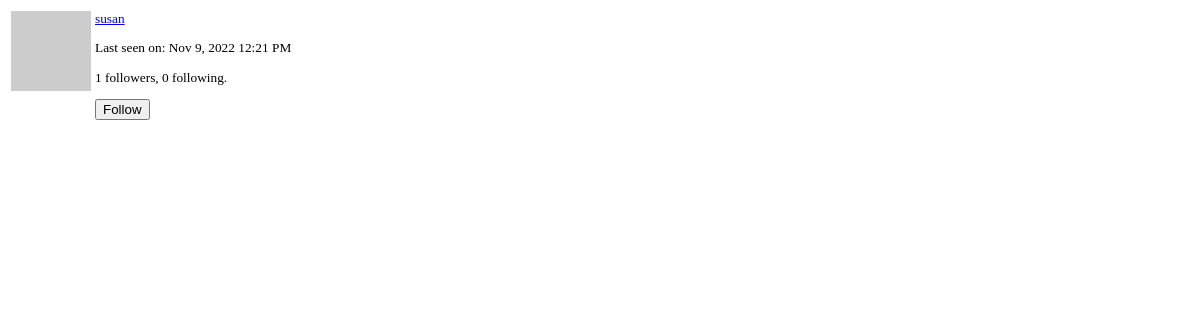
Before: /user/susan/popup (signed in) with the older database file.
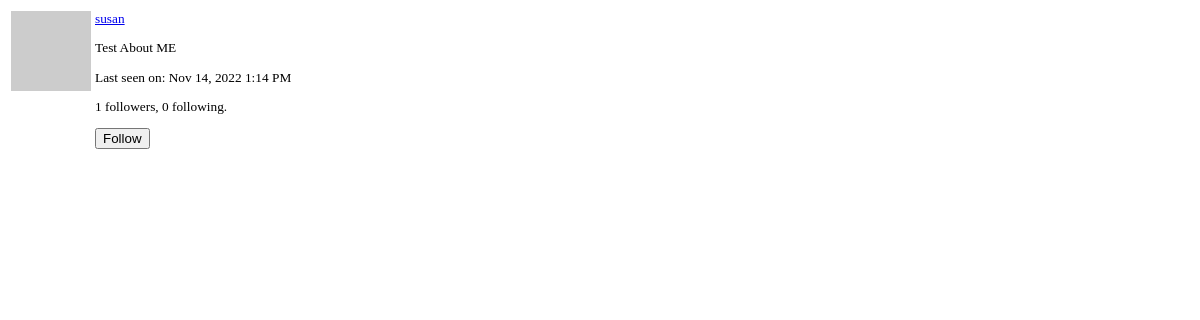
After: the same page with the newer database file.
### app/models.py (models this page shows, shortened)
class PaginatedAPIMixin(object):
    @staticmethod
    def to_collection_dict(query, page, per_page, endpoint, **kwargs):
        resources = query.paginate(
            page=page,
            per_page=per_page,
            error_out=False
        )
        data = {
            'items': [item.to_dict() for item in resources.items],
            '_meta': {
                'page': page,
                'per_page': per_page,
                'total_pages': resources.pages,
                'total_items': resources.total
            },
            '_links': {
                'self': url_for(endpoint, page=page, per_page=per_page,
                                **kwargs),
                'next': url_for(endpoint, page=page + 1, per_page=per_page,
                                **kwargs) if resources.has_next else None,
                'prev': url_for(endpoint, page=page - 1, per_page=per_page,
                                **kwargs) if resources.has_prev else None
            }
        }
        return data

class User(PaginatedAPIMixin, UserMixin, db.Model):
    id = db.Column(
        db.Integer,
        primary_key=True,
    )
    username = db.Column(
        db.String(64),
        index=True,
        unique=True,
    )
    email = db.Column(
        db.String(120),
        index=True,
        unique=True,
    )
    password_hash = db.Column(
        db.String(128),
    )
    about_me = db.Column(
        db.String(140)
    )
    last_seen = db.Column(
        db.DateTime,
        default=datetime.utcnow
    )
    posts = db.relationship(
        'Post',
        backref='author',
        lazy='dynamic',
    )
    followed = db.relationship(
        'User',
        secondary=followers,
        primaryjoin=(followers.c.follower_id == id),
        secondaryjoin=(followers.c.followed_id == id),
        backref=db.backref('followers', lazy='dynamic'),
        lazy='dynamic',
    )
    messages_sent = db.relationship(
        'Message',
        foreign_keys='Message.sender_id',
        backref='author',
        lazy='dynamic',
    )
    messages_received = db.relationship(
        'Message',
        foreign_keys='Message.recipient_id',
        backref='recipient',
        lazy='dynamic',
    )
    last_message_read_time = db.Column(
        db.DateTime,
    )
    notifications = db.relationship(
        'Notification',
        backref='user',
        lazy='dynamic',
    )
    tasks = db.relationship(
        'Task',
        backref='user',
        lazy='dynamic',
    )
    token = db.Column(
        db.String(32),
        index=True,
        unique=True
    )
    token_expiration = db.Column(
        db.DateTime
    )
    def avatar(self, size):
        digest = md5(self.email.lower().encode('utf-8')).hexdigest()
        return f'https://www.gravatar.com/avatar/{digest}?d=identicon&s={size}'
    def is_following(self, user):
        return self.followed.filter(
            followers.c.followed_id == user.id).count() > 0

### app/main/routes.py (the view)
@bp.route('/user/<username>/popup')
@login_required
def user_popup(username):
    user = User.query.filter_by(username=username).first_or_404()
    form = EmptyForm()
    context = {
        'user': user,
        'form': form,
    }
    return render_template('user_popup.html', **context)

### app/main/forms.py
class SearchForm(FlaskForm):
    q = StringField(
        _l('Search'),
        validators=[DataRequired()]
    )
    def __init__(self, *args, **kwargs):
        if 'formdata' not in kwargs:
            kwargs['formdata'] = request.args
        if 'meta' not in kwargs:
            kwargs['meta'] = {'csrf': False}
        super(SearchForm, self).__init__(*args, **kwargs)

class EmptyForm(FlaskForm):
    submit = SubmitField(_('Submit'))

### app/main/routes.py (called while the page is built)
@bp.before_request
def before_request():
    if current_user.is_authenticated:
        current_user.last_seen = datetime.utcnow()
        db.session.commit()
        g.search_form = SearchForm()
    g.locale = str(get_locale())

### app/models.py (called while the page is built)
@login.user_loader
def load_user(id):
    return User.query.get(int(id))

    @classmethod
    def before_commit(cls, session):
        session._changes = {
            'add': list(session.new),
            'update': list(session.dirty),
            'delete': list(session.deleted),
        }

### app/templates/user_popup.html (shortened to what this page needs)
{% block app_content %}
  <table style="table">
    <tr valign="top">
      <td width="64px" style="border: 0px;"><img src="{{ user.avatar(64) }}"></td>
      <td style="border: 0px;">
        <small>
          <p>
            <a href="{{ url_for('main.user', username=user.username)}}">
              {{ user.username }}
            </a>
          </p>
          {% if user.about_me %}
            <p>
              {{ user.about_me }}
            </p>
          {% endif %}
          {% if user.last_seen %}
            <p>
              {{ _('Last seen on') }}: {{ moment(user.last_seen).format('lll') }}
            </p>
          {% endif %}
          <p>
            {{ _('%(count)d followers', count=user.followers.count()) }},
            {{ _('%(count)d following.', count=user.followed.count()) }}
          </p>
          {% if user == current_user %}
            <p>
              <a href="{{ url_for('main.edit_profile') }}">{{ _('Edit your profile') }}</a>
            </p>
          {% elif not current_user.is_following(user)%}
            <p>
              <form action="{{ url_for('main.follow', username=user.username) }}" method="post">
                {{ form.submit(value=_('Follow'), class_='btn btn-link btn-sm')}}
              </form>
            </p>
          {% endif %}
          </small>
      </td>
    </tr>
  </table>
{% endblock app_content %}

Changed rows visible on the page:
changed User "susan": about_me (not shown) → "Test About ME"; last_seen "Nov 9, 2022 12:21 PM" → "Nov 14, 2022 1:14 PM"
